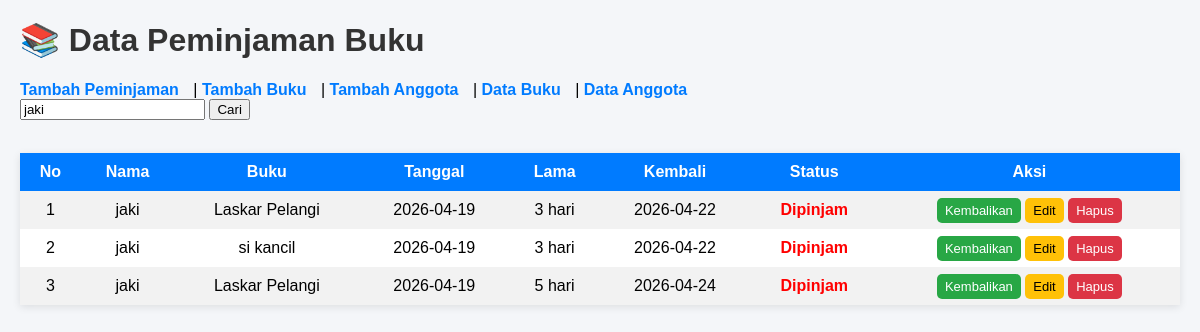
The page /index.php?keyword=jaki on the database its author committed.
### tables this page shows
CREATE TABLE `peminjaman` (
  `id` int(11) NOT NULL,
  `anggota_id` int(11) DEFAULT NULL,
  `buku_id` int(11) DEFAULT NULL,
  `tanggal_pinjam` date DEFAULT NULL,
  `lama_pinjam` int(11) DEFAULT NULL,
  `tanggal_kembali` date DEFAULT NULL,
  `status` enum('dipinjam','dikembalikan') DEFAULT 'dipinjam'
);

CREATE TABLE `anggota` (
  `id` int(11) NOT NULL,
  `nama` varchar(100) DEFAULT NULL,
  `email` varchar(100) DEFAULT NULL,
  `no_hp` varchar(20) DEFAULT NULL,
  `username` varchar(50) DEFAULT NULL,
  `password` varchar(255) DEFAULT NULL
);

CREATE TABLE `buku` (
  `id` int(11) NOT NULL,
  `judul` varchar(100) DEFAULT NULL,
  `penulis` varchar(100) DEFAULT NULL,
  `stok` int(11) DEFAULT NULL
);

### koneksi.php (called while the page is built, shortened)
<?php
$conn = mysqli_connect("localhost","root","","db_perpus");
function query($query){
    global $conn;
    $result = mysqli_query($conn,$query);
    $rows=[];
    while($row=mysqli_fetch_assoc($result)){
        $rows[]=$row;
    }
    return $rows;
}
?>

### index.php (the view, shortened to what this page needs)
<?php
include 'koneksi.php';
$keyword = isset($_GET['keyword']) ? $_GET['keyword'] : '';
$query = "SELECT peminjaman.*, anggota.nama, buku.judul
FROM peminjaman
JOIN anggota ON peminjaman.anggota_id = anggota.id
JOIN buku ON peminjaman.buku_id = buku.id
";
if($keyword != ''){
    $query .= " WHERE anggota.nama LIKE '%$keyword%'
                OR buku.judul LIKE '%$keyword%'";
}
$data = query($query);
?>
<!DOCTYPE html>
<html lang="en">
<head>
</head>
<body>
<h1>📚 Data Peminjaman Buku</h1>
<div class="menu">
    <a href="tambah.php">Tambah Peminjaman</a> |
    <a href="tambah_buku.php">Tambah Buku</a> |
    <a href="tambah_anggota.php">Tambah Anggota</a> |
    <a href="data_buku.php">Data Buku</a> |
    <a href="data_anggota.php">Data Anggota</a>
</div>
<form method="GET">
    <input type="text" name="keyword" placeholder="Cari data..."
    value="<?= isset($_GET['keyword']) ? $_GET['keyword'] : ''; ?>">
    <button type="submit">Cari</button>
</form>
<br>
<table>
<tr>
    <th>No</th>
    <th>Nama</th>
    <th>Buku</th>
    <th>Tanggal</th>
    <th>Lama</th>
    <th>Kembali</th>
    <th>Status</th>
    <th>Aksi</th>
</tr>
<?php $no=1; ?>
<?php foreach($data as $d): ?>
<tr>
<td><?= $no++; ?></td>
<td><?= $d['nama']; ?></td>
<td><?= $d['judul']; ?></td>
<td><?= $d['tanggal_pinjam']; ?></td>
<td><?= $d['lama_pinjam']; ?> hari</td>
<td><?= $d['tanggal_kembali']; ?></td>
<td>
<?php if($d['status']=='dipinjam'): ?>
    <span class="status-dipinjam">Dipinjam</span>
<?php else: ?>
    <span class="status-kembali">Dikembalikan</span>
<?php endif; ?>
</td>
<td class="aksi">
<?php if($d['status']=='dipinjam'): ?>
<a href="kembalikan.php?id=<?= $d['id']; ?>" class="kembali">Kembalikan</a>
<?php endif; ?>
<a href="ubah.php?id=<?= $d['id']; ?>" class="edit">Edit</a>
<a href="hapus.php?id=<?= $d['id']; ?>"
class="hapus"
onclick="return confirm('Yakin hapus?');">
Hapus
</a>
</td>
</tr>
<?php endforeach; ?>
</table>
</body>
</html>

### index.php (style rules this page uses)
body { font-family: Arial, sans-serif; background-color: #f4f6f9; margin: 20px; }
h1 { color: #333; }
.menu a { text-decoration: none; color: #007bff; margin-right: 10px; font-weight: bold; }
table { border-collapse: collapse; width: 100%; background-color: white; margin-top: 15px; box-shadow: 0 2px 8px rgba(0,0,0,0.1); }
th, td { padding: 10px; text-align: center; }
th { background-color: #007bff; color: white; }
tr:nth-child(even) { background-color: #f2f2f2; }
.aksi a { text-decoration: none; padding: 5px 8px; border-radius: 5px; font-size: 13px; }
.kembali { background-color: #28a745; color: white; }
.edit { background-color: #ffc107; color: black; }
.hapus { background-color: #dc3545; color: white; }
.status-dipinjam { color: red; font-weight: bold; }

### rows shown on the page
peminjaman: anggota.nama "jaki", buku.judul "Laskar Pelangi", tanggal_pinjam "2026-04-19", lama_pinjam "3", tanggal_kembali "2026-04-22", status "Dipinjam"
peminjaman: anggota.nama "jaki", buku.judul "si kancil", tanggal_pinjam "2026-04-19", lama_pinjam "3", tanggal_kembali "2026-04-22", status "Dipinjam"
peminjaman: anggota.nama "jaki", buku.judul "Laskar Pelangi", tanggal_pinjam "2026-04-19", lama_pinjam "5", tanggal_kembali "2026-04-24", status "Dipinjam"
